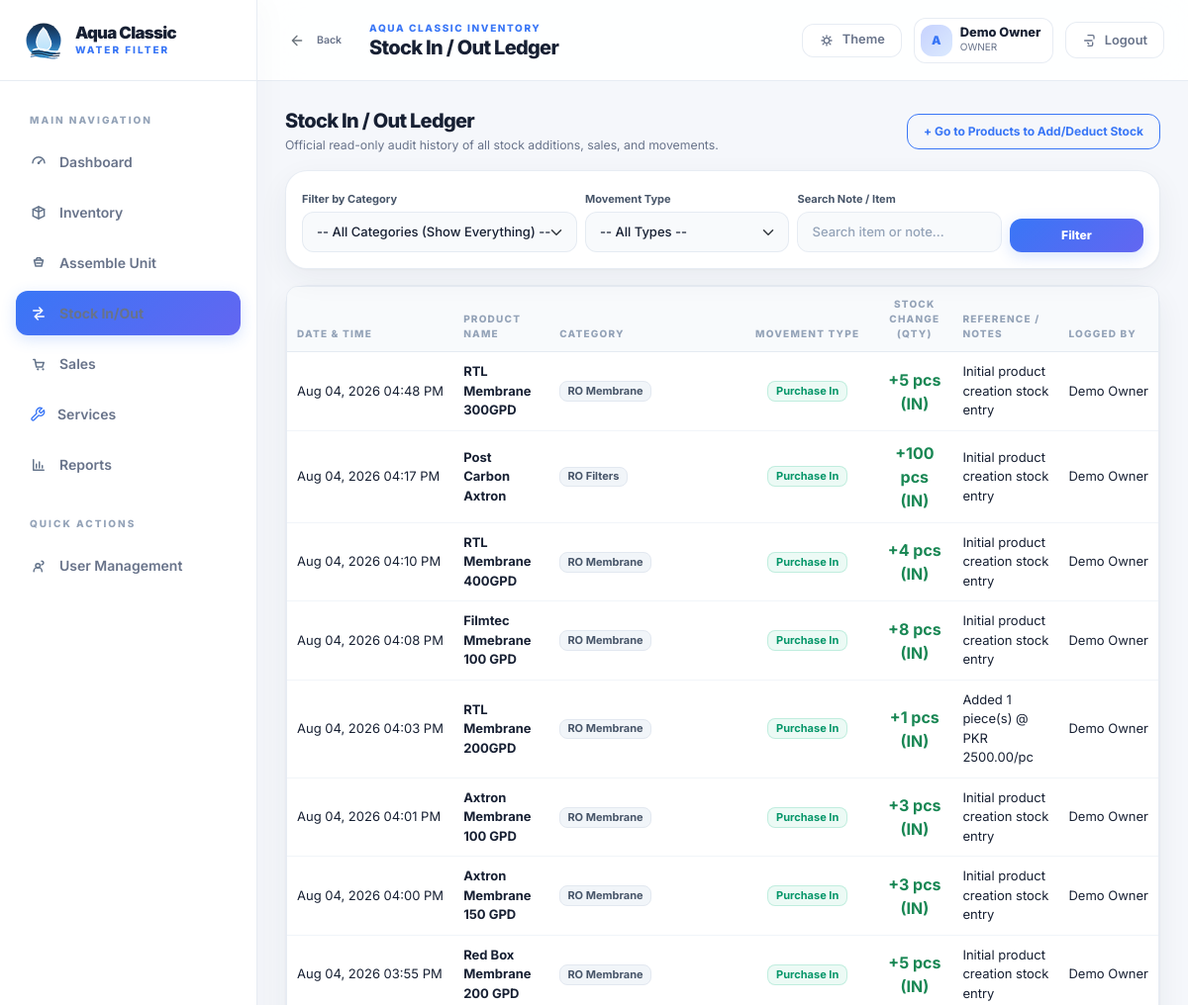
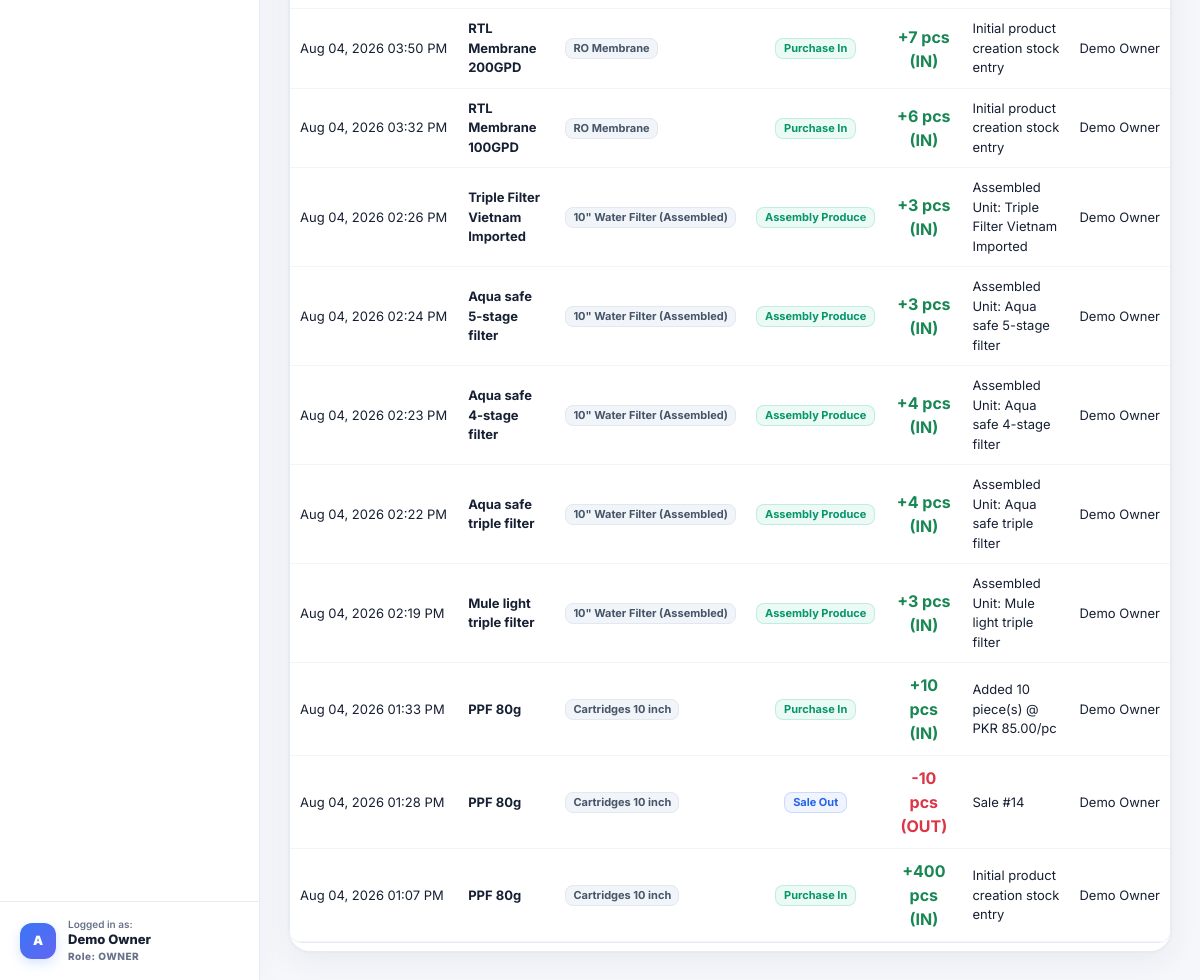
/inventory/ledger/ (signed in), run on the app's committed database (2 pictures, top to bottom).
### accounts/models.py (models this page shows, shortened)
class User(AbstractUser):
	class Role(models.TextChoices):
		OWNER = "OWNER", "Owner/Admin"
		STAFF = "STAFF", "Staff"
	role = models.CharField(max_length=20, choices=Role.choices, default=Role.OWNER)
	class Meta:
		verbose_name = "user"
		verbose_name_plural = "users"

### inventory/models.py (models this page shows, shortened)
class StockMovement(models.Model):
	class MovementType(models.TextChoices):
		PURCHASE_IN = "PURCHASE_IN", "Purchase In"
		ASSEMBLY_CONSUME = "ASSEMBLY_CONSUME", "Assembly Consume"
		ASSEMBLY_PRODUCE = "ASSEMBLY_PRODUCE", "Assembly Produce"
		SALE_OUT = "SALE_OUT", "Sale Out"
		ADJUSTMENT_IN = "ADJUSTMENT_IN", "Adjustment In"
		ADJUSTMENT_OUT = "ADJUSTMENT_OUT", "Adjustment Out"
		RETURN_IN = "RETURN_IN", "Return In"
		DAMAGE_OUT = "DAMAGE_OUT", "Damage Out"
	product = models.ForeignKey(Product, on_delete=models.PROTECT, related_name="stock_movements")
	location = models.ForeignKey(Location, on_delete=models.PROTECT, related_name="stock_movements")
	movement_type = models.CharField(max_length=30, choices=MovementType.choices)
	quantity = models.DecimalField(max_digits=12, decimal_places=3)
	reference_note = models.CharField(max_length=255, blank=True)
	unit_cost = models.DecimalField(max_digits=12, decimal_places=2, null=True, blank=True)
	created_by = models.ForeignKey(User, on_delete=models.PROTECT, related_name="created_stock_movements")
	created_at = models.DateTimeField(auto_now_add=True)
	class Meta:
		ordering = ["-created_at", "-pk"]
	@property
	def signed_quantity(self) -> Decimal:
		if self.movement_type in {self.MovementType.PURCHASE_IN, self.MovementType.ASSEMBLY_PRODUCE, self.MovementType.ADJUSTMENT_IN, self.MovementType.RETURN_IN}:
			return self.quantity
		return self.quantity * Decimal("-1")

### catalog/models.py (models this page shows, shortened)
class Product(models.Model):
	class Configuration(models.TextChoices):
		SINGLE = "SINGLE", "Single"
		DUAL = "DUAL", "Dual"
		TRIPLE = "TRIPLE", "Triple"
		N_A = "N_A", "N/A"
	class UnitType(models.TextChoices):
		FINISHED_UNIT = "FINISHED_UNIT", "Finished Unit"
		COMPONENT = "COMPONENT", "Component"
		SPARE_PART = "SPARE_PART", "Spare Part"
	name = models.CharField(max_length=160)
	sku = models.CharField(max_length=64, unique=True, blank=True)
	category = models.ForeignKey(Category, on_delete=models.PROTECT, related_name="products")
	brand = models.ForeignKey(Brand, on_delete=models.SET_NULL, null=True, blank=True, related_name="products")
	configuration = models.CharField(max_length=20, choices=Configuration.choices, default=Configuration.N_A)
	stage_count = models.PositiveIntegerField(null=True, blank=True)
	unit_type = models.CharField(max_length=30, choices=UnitType.choices)
	unit_of_measure = models.CharField(max_length=40, default="piece")
	reorder_level = models.DecimalField(max_digits=12, decimal_places=3, default=Decimal("0"))
	cost_price = models.DecimalField(max_digits=12, decimal_places=2, default=Decimal("0.00"))
	notes = models.TextField(blank=True)
	pieces_per_box = models.PositiveIntegerField(null=True, blank=True, help_text="Number of pieces in one standard box. Leave blank if not applicable.")
	allow_negative_stock = models.BooleanField(default=False)
	is_active = models.BooleanField(default=True)
	created_at = models.DateTimeField(auto_now_add=True)
	updated_at = models.DateTimeField(auto_now=True)
	class Meta:
		ordering = ["-updated_at", "-id"]

class Category(models.Model):
	name = models.CharField(max_length=120, unique=True)
	description = models.TextField(blank=True)
	is_active = models.BooleanField(default=True)
	created_at = models.DateTimeField(auto_now_add=True)
	class Meta:
		ordering = ["name"]

### inventory/views.py (the view)
# urls.py: path("ledger/", StockLedgerListView.as_view(), name="stock-ledger"),
class StockLedgerListView(LoginRequiredMixin, ListView):
    model = StockMovement
    template_name = "inventory/stock_ledger.html"
    paginate_by = 50
    page_title = "Stock In / Out Ledger"
    def get_queryset(self):
        queryset = StockMovement.objects.select_related("product", "product__category", "location", "created_by")
        product_id = self.request.GET.get("product")
        category_id = self.request.GET.get("category")
        movement_type = self.request.GET.get("movement_type")
        search_query = self.request.GET.get("q", "").strip()
        if search_query:
            queryset = queryset.filter(Q(product__name__icontains=search_query) | Q(reference_note__icontains=search_query))
        if category_id:
            queryset = queryset.filter(product__category_id=category_id)
        if product_id:
            queryset = queryset.filter(product_id=product_id)
        if movement_type:
            queryset = queryset.filter(movement_type=movement_type)
        return queryset.order_by("-created_at")
    def get_context_data(self, **kwargs):
        from catalog.models import Category
        context = super().get_context_data(**kwargs)
        context["page_title"] = self.page_title
        context["page_subtitle"] = "Official read-only audit history of all stock additions, sales, and movements."
        context["categories"] = Category.objects.filter(is_active=True).order_by("name")
        context["selected_category"] = self.request.GET.get("category", "")
        context["selected_type"] = self.request.GET.get("movement_type", "")
        context["search_query"] = self.request.GET.get("q", "")
        context["create_url"] = None
        return context

### templates/inventory/stock_ledger.html (shortened to what this page needs)
{% extends "base.html" %}
{% block page_title %}{{ page_title }}{% endblock %}
{% block content %}
<section class="page-panel">
  <div class="d-flex flex-wrap justify-content-between align-items-center gap-3 mb-3">
    <div>
      <h2 class="h5 mb-1">{{ page_title }}</h2>
      <p class="text-secondary small mb-0">{{ page_subtitle }}</p>
    </div>
    <div>
      <a href="{% url 'catalog:product-list' %}" class="btn btn-sm btn-outline-primary">
        + Go to Products to Add/Deduct Stock
      </a>
    </div>
  </div>
  <div class="card mb-3 p-3">
    <form method="get" class="row g-2 align-items-center">
      <div class="col-12 col-md-4">
        <label for="categorySelect" class="form-label small mb-1 fw-bold">Filter by Category</label>
        <select name="category" id="categorySelect" class="form-select form-select-sm" onchange="this.form.submit()">
          <option value="">-- All Categories (Show Everything) --</option>
        </select>
      </div>
      <div class="col-12 col-md-3">
        <label for="typeSelect" class="form-label small mb-1 fw-bold">Movement Type</label>
        <select name="movement_type" id="typeSelect" class="form-select form-select-sm" onchange="this.form.submit()">
          <option value="">-- All Types --</option>
        </select>
      </div>
      <div class="col-12 col-md-3">
        <label for="searchInput" class="form-label small mb-1 fw-bold">Search Note / Item</label>
        <input type="text" name="q" id="searchInput" class="form-control form-control-sm" placeholder="Search item or note..." value="{{ search_query }}">
      </div>
      <div class="col-12 col-md-2 d-flex align-items-end gap-2" style="margin-top: auto;">
        <button type="submit" class="btn btn-sm btn-primary w-100">Filter</button>
      </div>
    </form>
  </div>
  <div class="card">
    <div class="table-responsive">
      <table class="table table-hover table-sm align-middle mb-0" style="font-size: 0.86rem;">
        <thead class="table-light">
          <tr>
            <th>Date & Time</th>
            <th>Product Name</th>
            <th>Category</th>
            <th class="text-center">Movement Type</th>
            <th class="text-center">Stock Change (Qty)</th>
            <th>Reference / Notes</th>
            <th>Logged By</th>
          </tr>
        </thead>
        <tbody>
          {% for m in object_list %}
            <tr>
              <td class="text-nowrap text-secondary">{{ m.created_at|date:"M d, Y h:i A" }}</td>
              <td class="fw-bold">
                <a href="{% url 'catalog:product-detail' m.product.pk %}" class="text-white text-decoration-none">
                  {{ m.product.name }}
                </a>
              </td>
              <td><span class="badge bg-secondary-subtle text-body border">{{ m.product.category.name|default:"Uncategorized" }}</span></td>
              <td class="text-center">
                {% if m.signed_quantity > 0 %}
                  <span class="badge bg-success-subtle text-success border border-success-subtle px-2 py-1">{{ m.get_movement_type_display }}</span>
                {% elif m.movement_type == 'SALE_OUT' %}
                  <span class="badge bg-primary-subtle text-primary border border-primary-subtle px-2 py-1">Sale Out</span>
                {% else %}
                  <span class="badge bg-danger-subtle text-danger border border-danger-subtle px-2 py-1">{{ m.get_movement_type_display }}</span>
                {% endif %}
              </td>
              <td class="text-center fw-bold fs-6">
                {% if m.signed_quantity > 0 %}
                  <span class="text-success">+{{ m.quantity|floatformat:0 }} pcs (IN)</span>
                {% else %}
                  <span class="text-danger">-{{ m.quantity|floatformat:0 }} pcs (OUT)</span>
                {% endif %}
              </td>
              <td class="small text-secondary">{{ m.reference_note|default:"—" }}</td>
              <td class="small text-secondary text-nowrap">{{ m.created_by.get_full_name|default:m.created_by.username|default:"System" }}</td>
            </tr>
          {% empty %}
            <tr>
              <td colspan="7" class="text-center py-4 text-secondary">
                No stock movements found matching your filters.
              </td>
            </tr>
          {% endfor %}
        </tbody>
      </table>
    </div>
  </div>
</section>
{% endblock %}

### templates/base.html (shortened to what this page needs)
{% load static %}
<!doctype html>
<html lang="en" data-theme="light">
<head>
  <link href="https://cdn.jsdelivr.net/npm/bootstrap@5.3.3/dist/css/bootstrap.min.css" rel="stylesheet">
  <link rel="stylesheet" href="{% static 'app.css' %}?v=3">
  <link href="https://cdn.jsdelivr.net/npm/tom-select@2.3.1/dist/css/tom-select.bootstrap5.min.css" rel="stylesheet">
</head>
<body class="app-root {% if not user.is_authenticated %}auth-layout{% endif %}">
  {% if user.is_authenticated %}
  <div class="app-shell">
    <aside class="sidebar" data-sidebar>
      <div class="sidebar__brand">
        <a class="brand-lockup" href="{% url 'dashboard:home' %}">
          <img src="{% static 'brand/aqua-classic-badge.svg' %}" alt="Aqua Classic" class="brand-lockup__mark">
          <span class="brand-lockup__copy">
            <strong>Aqua Classic</strong>
            <span>Water Filter</span>
          </span>
        </a>
      </div>
      <nav class="sidebar__nav" aria-label="Primary">
        <div class="sidebar__section-header">Main Navigation</div>
        <a class="sidebar-link {% if request.path == '/' %}is-active{% endif %}" href="{% url 'dashboard:home' %}">
          <svg aria-hidden="true"><use href="#icon-dashboard"></use></svg>
          <span>Dashboard</span>
        </a>
        <a class="sidebar-link {% if '/catalog/' in request.path %}is-active{% endif %}" href="{% url 'catalog:product-list' %}">
          <svg aria-hidden="true"><use href="#icon-catalog"></use></svg>
          <span>Inventory</span>
        </a>
        <a class="sidebar-link {% if '/inventory/assemble/' in request.path %}is-active{% endif %}" href="{% url 'inventory:assemble-unit' %}">
          <svg aria-hidden="true"><use href="#icon-assemble"></use></svg>
          <span>Assemble Unit</span>
        </a>
        <a class="sidebar-link {% if '/inventory/ledger/' in request.path %}is-active{% endif %}" href="{% url 'inventory:stock-ledger' %}">
          <svg aria-hidden="true"><use href="#icon-movement"></use></svg>
          <span>Stock In/Out</span>
        </a>
        <a class="sidebar-link {% if '/sales/' in request.path %}is-active{% endif %}" href="{% url 'sales:sale-list' %}">
          <svg aria-hidden="true"><use href="#icon-sales"></use></svg>
          <span>Sales</span>
        </a>
        <a class="sidebar-link {% if '/services/' in request.path %}is-active{% endif %}" href="{% url 'services:service-list' %}">
          <span>Services</span>
        </a>
        <a class="sidebar-link {% if '/reports/' in request.path %}is-active{% endif %}" href="{% url 'reports:report-home' %}">
          <svg aria-hidden="true"><use href="#icon-reports"></use></svg>
          <span>Reports</span>
        </a>
        {% if user.role == 'OWNER' or user.is_superuser %}
          <div class="sidebar__section-header mt-3">Quick Actions</div>
          <a class="sidebar-link {% if '/accounts/staff/' in request.path %}is-active{% endif %}" href="{% url 'accounts:staff-list' %}">
            <svg aria-hidden="true"><use href="#icon-users"></use></svg>
            <span>User Management</span>
          </a>
        {% endif %}
      </nav>
      <div class="sidebar__footer">
        <a href="{% url 'accounts:profile' %}" class="sidebar-user-card text-decoration-none">
          <div class="sidebar-user-card__avatar">{{ user.username|slice:':1'|upper }}</div>
          <div class="sidebar-user-card__info overflow-hidden">
            <span class="d-block small" style="font-size: 0.625rem; line-height: 1.2; color: var(--text-muted); font-weight: 600;">Logged in as:</span>
            <strong class="d-block text-truncate" style="font-size: 0.8125rem; color: var(--heading-color); font-weight: 800;">{{ user.get_full_name|default:user.username }}</strong>
            <span class="d-block small" style="font-size: 0.625rem; color: var(--accent-primary); font-weight: 800; letter-spacing: 0.05em;">Role: {{ user.role|default:'OWNER' }}</span>
          </div>
        </a>
      </div>
    </aside>
    <div class="app-main">
      <header class="topbar">
        <div class="topbar__left">
          <button class="btn btn-sm btn-ghost px-2 py-1 me-1 text-secondary" type="button" onclick="history.back()" title="Go to previous page">
            <svg style="width:16px;height:16px;vertical-align:-2px;" viewBox="0 0 24 24"><path d="M19 12H5M12 19l-7-7 7-7" fill="none" stroke="currentColor" stroke-width="2" stroke-linecap="round" stroke-linejoin="round"/></svg>
            <span class="small fw-semibold ms-1">Back</span>
          </button>
          <div class="topbar__title-wrap">
            <p class="topbar__eyebrow">Aqua Classic Inventory</p>
            <h1 class="topbar__title">{% block page_title %}Dashboard{% endblock %}</h1>
          </div>
        </div>
        <div class="topbar__actions">
          <button class="toggle-pill" type="button" data-theme-toggle aria-label="Toggle dark mode">
            <svg aria-hidden="true" class="toggle-pill__sun"><use href="#icon-sun"></use></svg>
            <span class="toggle-pill__label">Theme</span>
          </button>
          <a href="{% url 'accounts:profile' %}" class="user-chip text-decoration-none" title="View Owner Profile">
            <span class="user-chip__avatar">{{ user.username|slice:':1'|upper }}</span>
            <span class="user-chip__meta">
              <strong>{{ user.get_full_name|default:user.username }}</strong>
              <span>{{ user.role|default:'OWNER' }}</span>
            </span>
          </a>
          <form method="post" action="{% url 'logout' %}" class="logout-form">
            <button class="btn btn-ghost" type="submit">
              <svg aria-hidden="true"><use href="#icon-logout"></use></svg>
              Logout
            </button>
          </form>
        </div>
      </header>
      <main class="content-stage">
        <div class="content-frame page-enter">
          {% block content %}{% endblock %}
        </div>
      </main>
    </div>
  </div>
  {% endif %}
</body>
</html>

### data on the page
User: username "A", get_full_name "Demo Owner", role "OWNER"
StockMovement: created_at "Aug 04, 2026 04:48 PM", product.name "RTL Membrane 300GPD", product.category.name "RO Membrane", movement_type "Purchase In", quantity "5", reference_note "Initial product creation stock entry", created_by.get_full_name "Demo Owner"
StockMovement: created_at "Aug 04, 2026 04:17 PM", product.name "Post Carbon Axtron", product.category.name "RO Filters", movement_type "Purchase In", quantity "100", reference_note "Initial product creation stock entry", created_by.get_full_name "Demo Owner"
StockMovement: created_at "Aug 04, 2026 04:10 PM", product.name "RTL Membrane 400GPD", product.category.name "RO Membrane", movement_type "Purchase In", quantity "4", reference_note "Initial product creation stock entry", created_by.get_full_name "Demo Owner"
StockMovement: created_at "Aug 04, 2026 04:08 PM", product.name "Filmtec Mmebrane 100 GPD", product.category.name "RO Membrane", movement_type "Purchase In", quantity "8", reference_note "Initial product creation stock entry", created_by.get_full_name "Demo Owner"
StockMovement: created_at "Aug 04, 2026 04:03 PM", product.name "RTL Membrane 200GPD", product.category.name "RO Membrane", movement_type "Purchase In", quantity "1", reference_note "Added 1 piece(s) @ PKR 2500.00/pc", created_by.get_full_name "Demo Owner"
StockMovement: created_at "Aug 04, 2026 04:01 PM", product.name "Axtron Membrane 100 GPD", product.category.name "RO Membrane", movement_type "Purchase In", quantity "3", reference_note "Initial product creation stock entry", created_by.get_full_name "Demo Owner"
StockMovement: created_at "Aug 04, 2026 04:00 PM", product.name "Axtron Membrane 150 GPD", product.category.name "RO Membrane", movement_type "Purchase In", quantity "3", reference_note "Initial product creation stock entry", created_by.get_full_name "Demo Owner"
StockMovement: created_at "Aug 04, 2026 03:55 PM", product.name "Red Box Membrane 200 GPD", product.category.name "RO Membrane", movement_type "Purchase In", quantity "5", reference_note "Initial product creation stock entry", created_by.get_full_name "Demo Owner"
StockMovement: created_at "Aug 04, 2026 03:50 PM", product.name "RTL Membrane 200GPD", product.category.name "RO Membrane", movement_type "Purchase In", quantity "7", reference_note "Initial product creation stock entry", created_by.get_full_name "Demo Owner"
StockMovement: created_at "Aug 04, 2026 03:32 PM", product.name "RTL Membrane 100GPD", product.category.name "RO Membrane", movement_type "Purchase In", quantity "6", reference_note "Initial product creation stock entry", created_by.get_full_name "Demo Owner"
StockMovement: created_at "Aug 04, 2026 02:26 PM", product.name "Triple Filter Vietnam Imported", product.category.name "10\" Water Filter (Assembled)", movement_type "Assembly Produce", quantity "3", reference_note "Assembled Unit: Triple Filter Vietnam Imported", created_by.get_full_name "Demo Owner"
StockMovement: created_at "Aug 04, 2026 02:24 PM", product.name "Aqua safe 5-stage filter", product.category.name "10\" Water Filter (Assembled)", movement_type "Assembly Produce", quantity "3", reference_note "Assembled Unit: Aqua safe 5-stage filter", created_by.get_full_name "Demo Owner"
StockMovement: created_at "Aug 04, 2026 02:23 PM", product.name "Aqua safe 4-stage filter", product.category.name "10\" Water Filter (Assembled)", movement_type "Assembly Produce", quantity "4", reference_note "Assembled Unit: Aqua safe 4-stage filter", created_by.get_full_name "Demo Owner"
StockMovement: created_at "Aug 04, 2026 02:22 PM", product.name "Aqua safe triple filter", product.category.name "10\" Water Filter (Assembled)", movement_type "Assembly Produce", quantity "4", reference_note "Assembled Unit: Aqua safe triple filter", created_by.get_full_name "Demo Owner"
StockMovement: created_at "Aug 04, 2026 02:19 PM", product.name "Mule light triple filter", product.category.name "10\" Water Filter (Assembled)", movement_type "Assembly Produce", quantity "3", reference_note "Assembled Unit: Mule light triple filter", created_by.get_full_name "Demo Owner"
StockMovement: created_at "Aug 04, 2026 01:33 PM", product.name "PPF 80g", product.category.name "Cartridges 10 inch", movement_type "Purchase In", quantity "10", reference_note "Added 10 piece(s) @ PKR 85.00/pc", created_by.get_full_name "Demo Owner"
StockMovement: created_at "Aug 04, 2026 01:28 PM", product.name "PPF 80g", product.category.name "Cartridges 10 inch", movement_type "Sale Out", quantity "10", reference_note "Sale #14", created_by.get_full_name "Demo Owner"
StockMovement: created_at "Aug 04, 2026 01:07 PM", product.name "PPF 80g", product.category.name "Cartridges 10 inch", movement_type "Purchase In", quantity "400", reference_note "Initial product creation stock entry", created_by.get_full_name "Demo Owner"

### other printed values
{{ page_title }} "Stock In / Out Ledger"
{{ page_subtitle }} "Official read-only audit history of all stock additions, sales, and movements."
